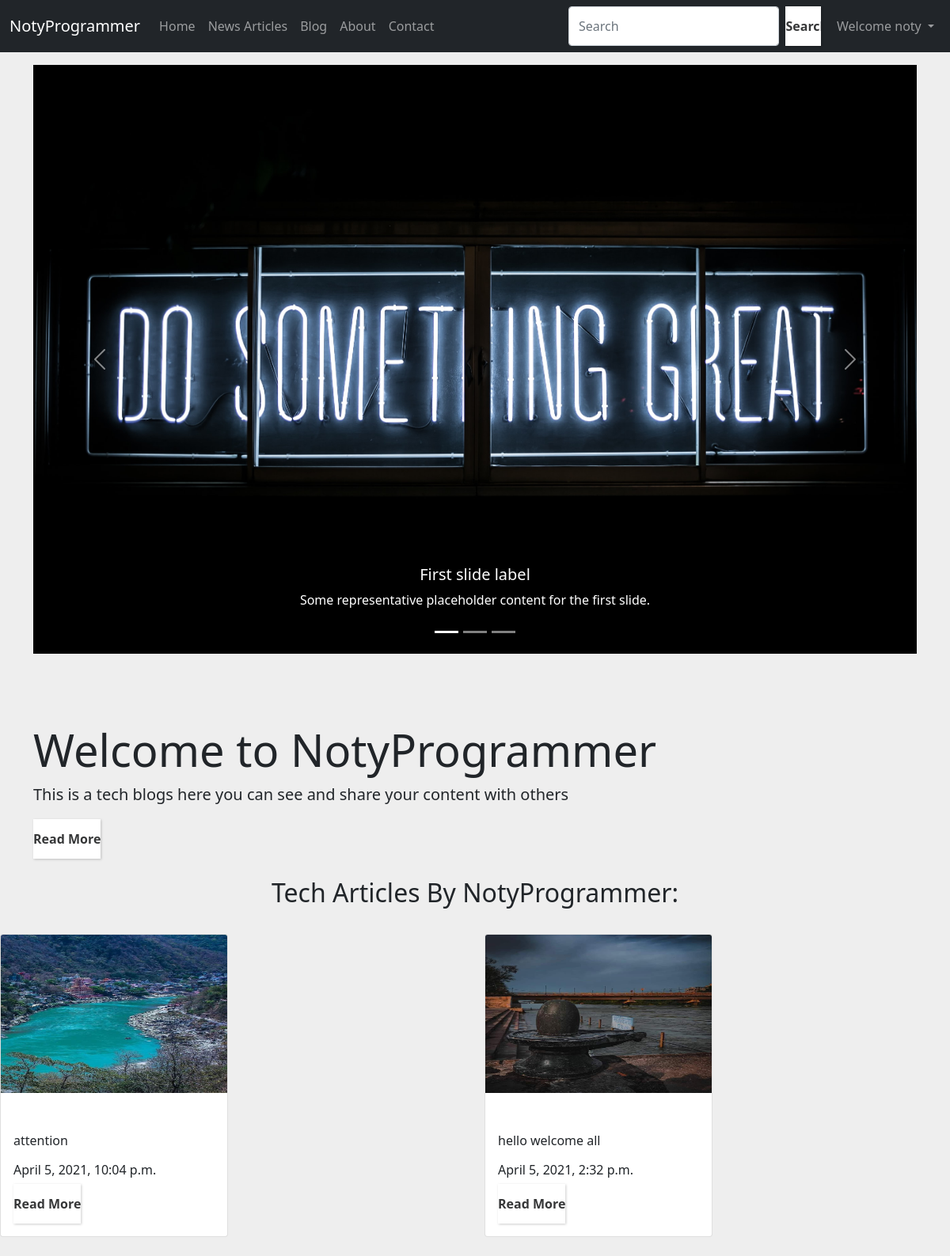
The app's page / (signed in) with its own data.
### blog/models.py (models this page shows, shortened)
class Post(models.Model):
    Sno=models.AutoField(primary_key=True)
    title=models.CharField(max_length=255)
    content=models.TextField()
    author=models.CharField(max_length=13)
    slug =models.CharField(max_length=130)
    timestamp=models.DateTimeField(auto_now_add=True,blank=True)
    img = models.ImageField( upload_to="blogImg",default="blogImg/2.jpg")
    class Meta:
       ordering = ['-timestamp']

### home/views.py (the view)
# urls.py: path('', views.home, name='home'),
def home(request):
    allpost = Post.objects.all()
    context = {'allpost':allpost}
    return render(request,'home/home.html',context)

### templates/home/home.html (shortened to what this page needs)
{% extends 'index.html' %}
{% block homeactive %} active {% endblock homeactive %}
{% block body %}
<html>
<link rel="stylesheet" href="../card.css">
<head>
<div class="container my-3">
<div id="carouselExampleCaptions" class="carousel slide" data-bs-ride="carousel">
  <div class="carousel-indicators">
    <button type="button" data-bs-target="#carouselExampleCaptions" data-bs-slide-to="0" class="active" aria-current="true" aria-label="Slide 1"></button>
    <button type="button" data-bs-target="#carouselExampleCaptions" data-bs-slide-to="1" aria-label="Slide 2"></button>
    <button type="button" data-bs-target="#carouselExampleCaptions" data-bs-slide-to="2" aria-label="Slide 3"></button>
  </div>
  <div class="carousel-inner">
    <div class="carousel-item active">
      <img src="../static/1.jpg" class="d-block w-100" alt="...">
      <div class="carousel-caption d-none d-md-block">
        <h5>First slide label</h5>
        <p>Some representative placeholder content for the first slide.</p>
      </div>
    </div>
  </div>
  <button class="carousel-control-prev" type="button" data-bs-target="#carouselExampleCaptions"  data-bs-slide="prev">
    <span class="carousel-control-prev-icon" aria-hidden="true"></span>
  </button>
  <button class="carousel-control-next" type="button" data-bs-target="#carouselExampleCaptions"  data-bs-slide="next">
    <span class="carousel-control-next-icon" aria-hidden="true"></span>
  </button>
</div>
</div>
<div class="jumbotron jumbotron-fluid">
  <div class="container">
    <h1 class="display-4">Welcome to NotyProgrammer</h1>
    <p class="lead">This is a tech blogs here you can see and share your content with others</p>
    <a href="blog/{{post.slug}}" class="btn btn-info">Read More</a>
  </div>
</div>
<center><h2> Tech Articles By NotyProgrammer:</h2></center>
<div class="row">
{% for post in allpost %}
<div class="col-sm">
<div class="card" style="width: 18rem;">
  <img src="{{post.img.url}}" class="card-img-top" style="height:200px;" alt="Soon Available">
  <div class="card-body">
    <h5 class="card-title">{{post.title}}</h5>
    <p class="card-text">{{post.content|truncatechars:150}}</p>
    <h6>{{post.timestamp}}</h6>
    <a href="blog/{{post.slug}}" class="btn btn-dark">Read More</a>
  </div>
</div>
</div>
{% endfor %}
</div>
{% endblock body %}

### templates/index.html (shortened to what this page needs)
<!doctype html>
<html lang="en">
<head>
  <link href="https://cdn.jsdelivr.net/npm/bootstrap@5.0.0-beta2/dist/css/bootstrap.min.css" rel="stylesheet"
>
<link rel="stylesheet" href="https://cdnjs.cloudflare.com/ajax/libs/font-awesome/4.7.0/css/font-awesome.min.css">
</head>
<body>
  <nav class="navbar navbar-expand-lg navbar-dark bg-dark">
    <div class="container-fluid">
      <a class="navbar-brand" href="/">NotyProgrammer</a>
      <div class="collapse navbar-collapse" id="navbarSupportedContent">
        <ul class="navbar-nav me-auto mb-2 mb-lg-0">
          <li class="nav-item {% block homeactive %}{% endblock homeactive %}">
            <a class="nav-link " href="/">Home</a>
          </li>
          <li class="nav-item {% block newsactive %}{% endblock newsactive %}">
            <a class="nav-link" href="/news">News Articles</a>
          </li>
          <li class="nav-item {% block blogactive %}{% endblock blogactive %}">
            <a class="nav-link" href="/blogs">Blog</a>
          </li>
          <li class="nav-item {% block aboutactive %}{% endblock aboutactive %}">
            <a class="nav-link" href="/about">About</a>
          </li>
          <li class="nav-item {% block contactactive %}{% endblock contactactive %}">
            <a class="nav-link" href="/contact_us">Contact</a>
          </li>
        </ul>
        <form class="d-flex" method="get" action="/search" name="search">
          <input class="form-control me-2" type="search" placeholder="Search" aria-label="Search" name="query"
            id="query">
          <button class="btn btn-outline-success" type="submit">Search</button>
        </form>
        {% if user.is_authenticated %}
        <ul class="navbar-nav ml-auto">
         <li class="nav-item dropdown">
          <a class="nav-link dropdown-toggle" href="#" id="navbarDropdown" role="button" data-bs-toggle="dropdown" aria-expanded="false">
            Welcome {{request.user}}
          </a>
        </li>
        </ul>
        {% else %}
        <a href="/signuppage" class="btn btn-light" tabindex="-1" role="button" aria-disabled="true">Signup</a>
&nbsp; &nbsp;
        <a href="/loginpage" class="btn btn-light" tabindex="-1" role="button" aria-disabled="true">Login</a>
        {% endif %}
      </div>
    </div>
  </nav>
  {% block body %}{% endblock body %}
</body>
</html>

### static/css/card.css (style rules this page uses)
body { background: #eee; }
.btn { background: white; color: #363738; font-weight: bold; outline: none; box-shadow: 1px 1px 3px 0 rgba(0, 0, 0, 0.2); overflow: hidden; border-radius: 0; height: 50px; line-height: 50px; display: inline-block; padding: 0; border: none; }

### templates/index.html (style rules this page uses)
h5 { color: white; }

### templates/home/home.html (style rules this page uses)
h2 { background-color: }

### records on screen
Post: img (picture), content "attention", timestamp "April 5, 2021, 10:04 p.m."
Post: img (picture), content "hello welcome all", timestamp "April 5, 2021, 2:32 p.m."

### other values on screen
{{ request.user }} "noty"
